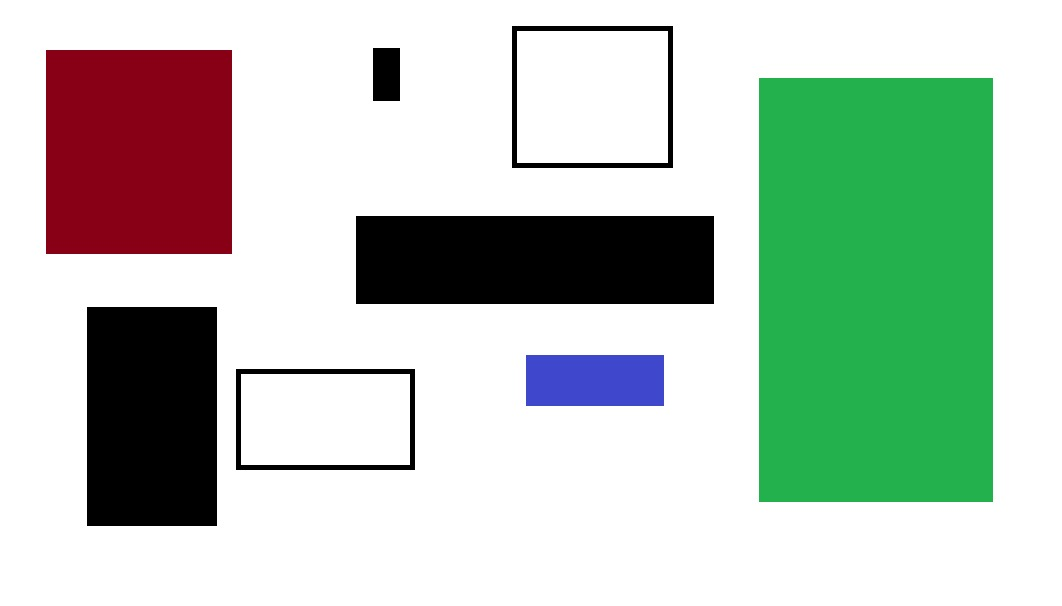
#> input picture imgs/img1.jpeg, 1062 x 606 px, found by its file name
$ python hough.py
#> lines starting #> are read from the running program, lines starting #| are printed output that depends on the picture; after the words box and inside, x2 and y2 are one past the last pixel; in counts of white or black regions, pixels touching at a corner belong together
import cv2
import numpy as np
import matplotlib.pyplot as plt


##### IMAGENS USADAS
img_cal = "C:/Users/gabri/OneDrive/Documentos/Universidade/2o semestre/SEIM/imgs/img2.jpeg"
img_test = "C:/Users/gabri/OneDrive/Documentos/Universidade/2o semestre/SEIM/imgs/img1.jpeg"


## PARÂMETROS PARA A FUNC HOUGHLINESP
img_test = cv2.imread(img_test)
#> img_test is the input picture: shape (606, 1062, 3); mean B, G, R 186.6, 199.3, 185.4
img_cal = cv2.imread(img_cal)
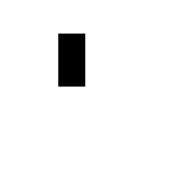
#> input picture imgs/img2.jpeg, 183 x 175 px, found by its file name
#> img_cal is the input picture: shape (175, 183, 3); min 0, max 255, mean 243.6

gray = cv2.cvtColor(img_test, cv2.COLOR_BGR2GRAY)
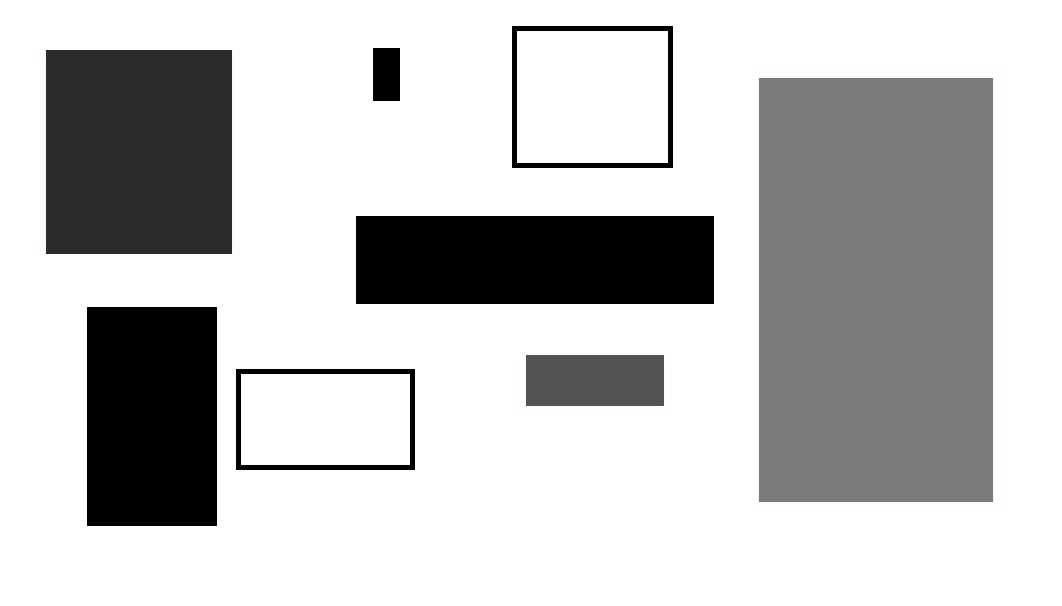
#> gray: shape (606, 1062); min 0, max 255, mean 193.7
gray_cal = cv2.cvtColor(img_cal, cv2.COLOR_BGR2GRAY)

    #blurred = cv2.GaussianBlur(gray, (5,5), 0)

edges = cv2.Canny(gray, 50, 150)
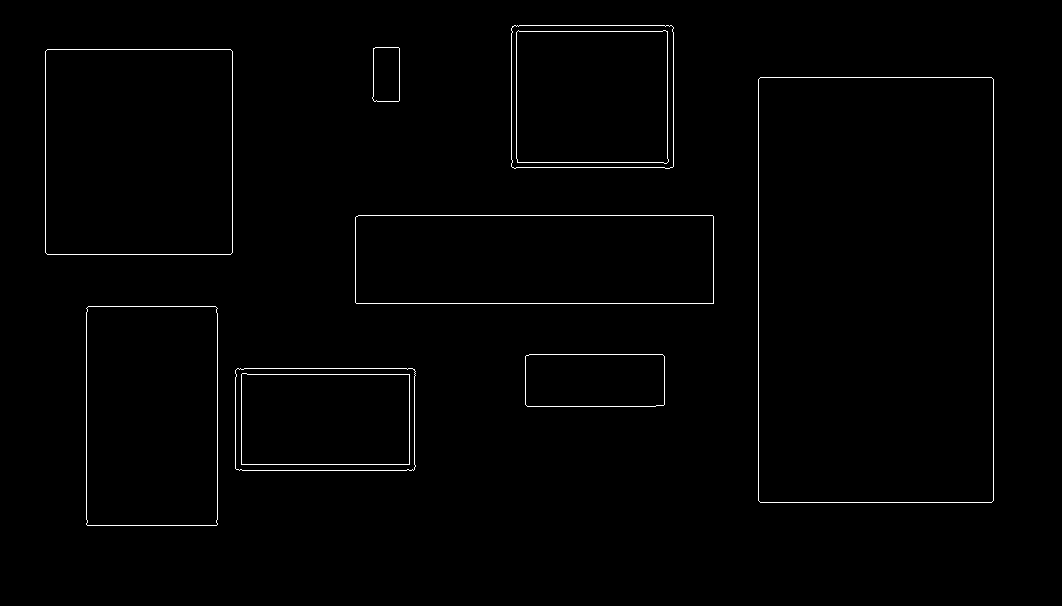
#> edges: shape (606, 1062); 1% white in thin lines or dots, all inside (x1, y1, x2, y2) = (45, 25, 994, 526)
edges_cal = cv2.Canny(gray_cal, 50, 150)
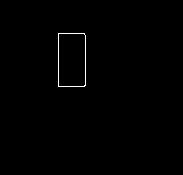
#> edges_cal: shape (175, 183); 0.5% white in thin lines or dots, all inside (x1, y1, x2, y2) = (58, 33, 86, 87)

thresh = 10
min_comprimento=10
gap_max=50


## Calibração
def calibrate(image_path):

    global img_cal, gray, edges, thresh, min_comprimento, gap_max

    lines = cv2.HoughLinesP(edges, 1, np.pi/180, threshold = thresh, minLineLength = min_comprimento, maxLineGap = gap_max)
    print(lines)

    if lines is None:
        raise ValueError("No lines detected. Adjust Hough parameters or check calibration image.")

    horizontal = []
    vertical = []
    for line in lines:
        x1, y1, x2, y2 = line[0]
        if abs(y1 - y2) < 5:
            horizontal.append((min(x1, x2), max(x1, x2), y1))
        elif abs(x1 - x2) < 7:
            vertical.append((min(y1, y2), max(y1, y2), x1))

    print("Horizontais (calibracao): ", horizontal)
    print ("Verticais (calibracao): ", vertical)

    if len(horizontal) >= 2 and len(vertical) >= 2:
        horizontal_sorted = sorted(horizontal, key=lambda x: x[0])
        vertical_sorted = sorted(vertical, key=lambda x: x[2])
        width_px = abs(horizontal_sorted[0][0] - horizontal_sorted[0][1])
        height_px = abs(vertical_sorted[0][0] - vertical_sorted[0][1])
        mm_per_pixel = 50.0 / max(width_px, height_px)  # Assuming 50mm calibration square
        return mm_per_pixel
    else:
        raise ValueError("Calibration failed. Check calibration image.")

def detect_objects(image_path, mm_per_pixel):

    global img_test, gray, blurred, edges

    plt.imshow(edges)
    plt.axis('off')
    plt.show()

    lines = cv2.HoughLinesP(edges, 1, np.pi/180, threshold = thresh, minLineLength = min_comprimento, maxLineGap = gap_max)
    if lines is None:
        return []

    horizontal_lines = []
    vertical_lines = []


    ## ISTO AQUI SEPARA EM HORIZONTAIS E VERTICAIS, VAI TER DE SER ADAPTADO QUANDO FOR LIDAR COM LINHAS NÃO PARALELAS
    for line in lines:
        x1, y1, x2, y2 = line[0]
        if abs(y1 - y2) < 5:  # Horizontal line
            x_start, x_end = sorted([x1, x2])
            horizontal_lines.append((x_start, x_end, int((y1-y2)/2)))   # escolhi o y médio dos dois pontos para o y comum
        elif abs(x1 - x2) < 5:  # Vertical line
            y_start, y_end = sorted([y1, y2])
            vertical_lines.append(    (y_start, y_end, int((x1-x2)/2))    )

    rectangles = []
    tolerance = 10  # Allowed pixel difference for alignment

    for i in range(len(horizontal_lines)):
        h_top = horizontal_lines[i]
        for j in range(i+1, len(horizontal_lines)):
            h_bottom = horizontal_lines[j]
            if h_top[2] > h_bottom[2]:
                h_top, h_bottom = h_bottom, h_top
            if (abs(h_top[0] - h_bottom[0]) < tolerance) and (abs(h_top[1] - h_bottom[1]) < tolerance):
                left_x = h_top[0]
                right_x = h_top[1]
                top_y = h_top[2]
                bottom_y = h_bottom[2]

                left_v = None
                right_v = None
                for v in vertical_lines:
                    v_y1, v_y2, v_x = v
                    if abs(v_x - left_x) < tolerance:
                        if (v_y1 <= top_y + tolerance) and (v_y2 >= bottom_y - tolerance):
                            left_v = v
                    if abs(v_x - right_x) < tolerance:
                        if (v_y1 <= top_y + tolerance) and (v_y2 >= bottom_y - tolerance):
                            right_v = v
                if left_v and right_v:
                    width = (right_x - left_x) * mm_per_pixel
                    height = (bottom_y - top_y) * mm_per_pixel
                    x_center = (left_x + right_x)/2 * mm_per_pixel
                    y_center = (top_y + bottom_y)/2 * mm_per_pixel
                    perimeter = 2 * (width + height)
                    area = width * height

                    rectangles.append({
                        'center': (x_center, y_center),
                        'perimeter': perimeter,
                        'area': area,
                        'width': width,
                        'height': height,
                        'std_dev': 0.0,
                        'pixel_coords': {  # Added for visualization
                            'top_left': (left_x, top_y),
                            'bottom_right': (right_x, bottom_y)
                        }
                    })
    return rectangles

# Visualization function
def draw_rectangles(image_path, rectangles):
    global img_test

    for rect in rectangles:
        pt1 = tuple(int(x) for x in rect['pixel_coords']['top_left'])
        pt2 = tuple(int(x) for x in rect['pixel_coords']['bottom_right'])
        cv2.rectangle(img_test, pt1, pt2, (0, 255, 0), 2)  # Green rectangle with 2px thickness

    plt.figure(figsize=(10, 10))
    plt.imshow(cv2.cvtColor(img_test, cv2.COLOR_BGR2RGB))
    plt.axis('off')
    plt.show()


def draw_all_lines():

    global img_test

    lines = cv2.HoughLinesP(edges, 1, np.pi/180, threshold = thresh, minLineLength = min_comprimento, maxLineGap = gap_max)

    if lines is not None:
        # Classify and draw lines with different colors
        for line in lines:
            x1, y1, x2, y2 = line[0]

            # Calculate line angle
            angle = np.degrees(np.arctan2(y2 - y1, x2 - x1))

            # Classify and color code
            if abs(angle) < 5:  # Horizontal (red)
                cv2.line(img_test, (x1, y1), (x2, y2), (255, 0, 0), 2)
            elif abs(angle - 90) < 5:  # Vertical (blue)
                cv2.line(img_test, (x1, y1), (x2, y2), (0, 0, 255), 2)
            else:  # Other angles (yellow)
                cv2.line(img_test, (x1, y1), (x2, y2), (255, 255, 0), 1)

    # Create figure with annotations
    plt.figure(figsize=(12, 12))
    plt.title("Detected Lines\n(Red=Horizontal, Blue=Vertical, Yellow=Other)", fontsize=14, pad=20)
    plt.imshow(img_test)
    plt.axis('off')

    # Add statistics text box
    text_str = f"Total lines: {len(lines)}\n"
    text_str += f"Horizontal: {len([l for l in lines if abs(np.degrees(np.arctan2(l[0][3]-l[0][1], l[0][2]-l[0][0]))) < 5])}\n"
    text_str += f"Vertical: {len([l for l in lines if abs(np.degrees(np.arctan2(l[0][3]-l[0][1], l[0][2]-l[0][0])) - 90) < 5])}"

    plt.gcf().text(0.1, 0.95, text_str,
                  fontsize=12,
                  bbox=dict(facecolor='white', alpha=0.8))

    plt.show()


# Example usage
mm_per_pixel = calibrate(img_cal)
#> in calibrate, `lines = cv2.HoughLinesP(edges, 1, np.pi/180, threshold = thresh, minLi..`: lines = 40 rows, first 6: [358, 215, 758, 215], [758, 500, 758, 79], [356, 303, 713, 303], [993, 500, 993, 79], [232, 252, 232, 51], [760, 502, 991, 502]
#> (printed output is left out)
#> the loop in calibrate, `for line in lines:` made 40 passes
#> (x1, y1, x2, y2) on passes 1 to 12: (358, 215, 758, 215), (758, 500, 758, 79), (356, 303, 713, 303), (993, 500, 993, 79), (232, 252, 232, 51), (760, 502, 991, 502), (217, 464, 414, 464), (47, 49, 230, 49), (512, 31, 672, 31), (217, 524, 217, 308), (514, 25, 671, 25), (239, 470, 413, 470)
#> after the loop in calibrate, `for line in lines:`: horizontal = 20 items, first 6: (358, 758, 215), (356, 713, 303), (760, 991, 502), (217, 414, 464), (47, 230, 49), (512, 672, 31); vertical = 20 items, first 6: (79, 500, 758), (79, 500, 993), (51, 252, 232), (308, 524, 217), (51, 252, 45), (28, 166, 511)
#> (printed output is left out)
#> (printed output is left out)
#> in calibrate, `horizontal_sorted = sorted(horizontal, key=lambda x: x[0])`: horizontal_sorted = 20 items, first 6: (47, 230, 49), (47, 230, 254), (87, 216, 525), (88, 215, 306), (217, 414, 464), (236, 414, 374)
#> in calibrate, `vertical_sorted = sorted(vertical, key=lambda x: x[2])`: vertical_sorted = 20 items, first 6: (51, 252, 45), (308, 524, 86), (308, 524, 217), (51, 252, 232), (370, 468, 235), (369, 469, 241)
#> in calibrate, `width_px = abs(horizontal_sorted[0][0] - horizontal_sorted[0][1])`: width_px = 183
#> in calibrate, `height_px = abs(vertical_sorted[0][0] - vertical_sorted[0][1])`: height_px = 201
#> in calibrate, `mm_per_pixel = 50.0 / max(width_px, height_px)`: mm_per_pixel = 0.249
#> mm_per_pixel = 0.249
results = detect_objects(img_test, mm_per_pixel)
#> the loop in detect_objects, `for line in lines:` made 40 passes
#> (x1, y1, x2, y2, x_start, x_end) on passes 1, 3, 6, 7, 8, 9, 11, 12, 16, 18, 19, 20: (358, 215, 758, 215, 358, 758), (356, 303, 713, 303, 356, 713), (760, 502, 991, 502, 760, 991), (217, 464, 414, 464, 217, 414), (47, 49, 230, 49, 47, 230), (512, 31, 672, 31, 512, 672), (514, 25, 671, 25, 514, 671), (239, 470, 413, 470, 239, 413), (88, 306, 215, 306, 88, 215), (87, 525, 216, 525, 87, 216), (47, 254, 230, 254, 47, 230), (760, 77, 991, 77, 760, 991)
#> (x1, y1, x2, y2, y_start, y_end) on passes 2, 4, 5, 10, 13, 14: (758, 500, 758, 79, 79, 500), (993, 500, 993, 79, 79, 500), (232, 252, 232, 51, 51, 252), (217, 524, 217, 308, 308, 524), (45, 252, 45, 51, 51, 252), (511, 166, 511, 28, 28, 166)
#> after the loop in detect_objects, `for line in lines:`: horizontal_lines = 20 items, first 6: (358, 758, 0), (356, 713, 0), (760, 991, 0), (217, 414, 0), (47, 230, 0), (512, 672, 0); vertical_lines = 20 items, first 6: (79, 500, 0), (79, 500, 0), (51, 252, 0), (308, 524, 0), (51, 252, 0), (28, 166, 0)
#> the loop in detect_objects, `for i in range(len(horizontal_lines)):` made 20 passes
#> after the loop in detect_objects, `for i in range(len(horizontal_lines)):`: rectangles = []
#> results = []
draw_rectangles(img_test, results)
draw_all_lines()
#> the loop in draw_all_lines, `for line in lines:` made 40 passes
#> (x1, y1, x2, y2, angle) on passes 1 to 12: (358, 215, 758, 215, 0), (758, 500, 758, 79, -90), (356, 303, 713, 303, 0), (993, 500, 993, 79, -90), (232, 252, 232, 51, -90), (760, 502, 991, 502, 0), (217, 464, 414, 464, 0), (47, 49, 230, 49, 0), (512, 31, 672, 31, 0), (217, 524, 217, 308, -90), (514, 25, 671, 25, 0), (239, 470, 413, 470, 0)
#> after the loop in draw_all_lines, `for line in lines:`:
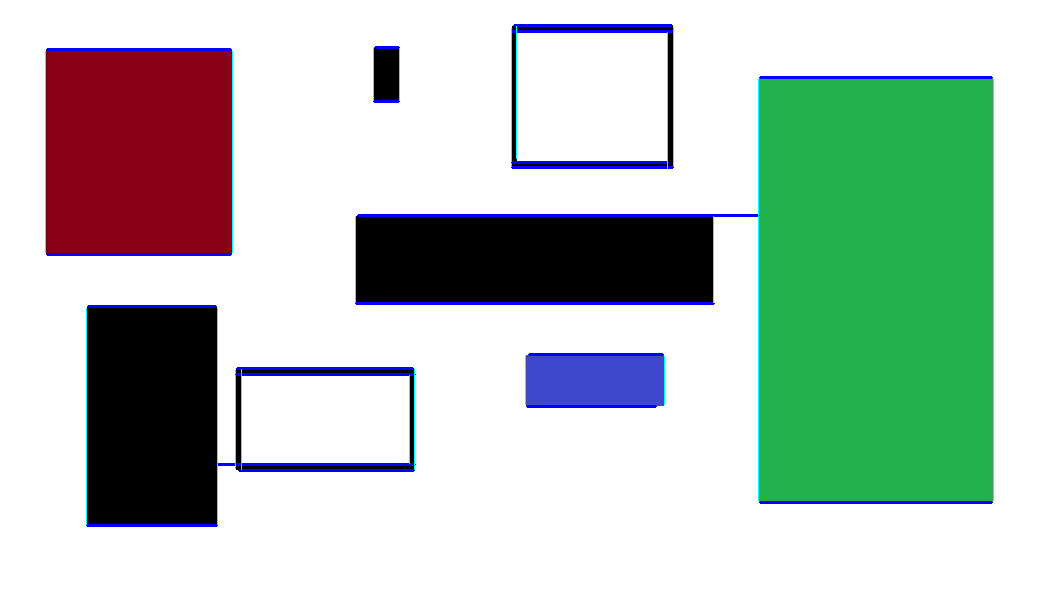
#> img_test: shape (606, 1062, 3); 2.11% of pixels changed, all inside (x1, y1, x2, y2) = (45, 24, 994, 527)

print(results)
